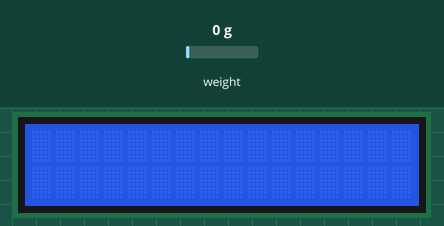
Simulated run of this program. Board: ESP8266 (NodeMCU). Parts: 16×2 character LCD. Inputs (shaded band) come from the test bench; at power-on: weight on the scale 0 g. WiFi joins after 1.5 s; servers stay silent unless stated; no MQTT or app messages arrive unless stated; what the program prints to the serial monitor is not drawn.

Above: at 2.2 s.
2.3 s: weight on the scale set to 2 g
At 7.3 s:
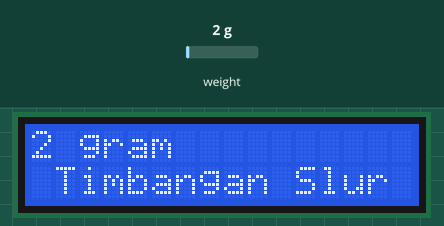
8.0 s: weight on the scale set to 100 g
At 14.2 s:
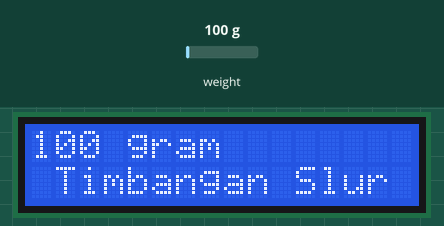
14.5 s: weight on the scale set to 1250 g
At 20.7 s:
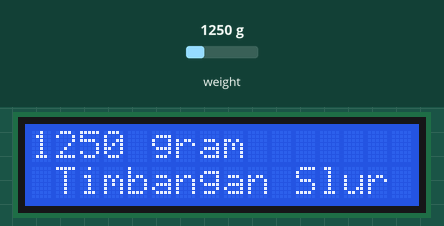
Timing chart, 0 to 22.2 s (numbered marks = the images above; inputs shaded):
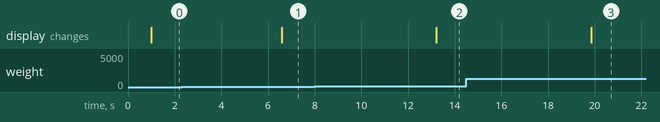

Measured:
- the behaviour switches between 0 and 1 g on weight on the scale (found by bisection; images 0 and 1)
- after the input at 2.3 s, the display: changes after 4.3 s (image 1)
- after the input at 8.0 s, the display: changes after 5.2 s (image 2)
- after the input at 14.5 s, the display: changes after 5.3 s (image 3)

The program:

main.cpp
```cpp
#include <ESP8266WiFi.h>
#include <Ticker.h>
#include <AsyncMqttClient.h>
#include "HX711.h"
#include <LiquidCrystal_I2C.h>
LiquidCrystal_I2C lcd(0x27, 16, 2);

#define WIFI_SSID "MUSRAM"
#define WIFI_PASSWORD "musram1234"

// #define MQTT_HOST "ec2-54-147-187-160.compute-1.amazonaws.com"
#define MQTT_HOST "broker.emqx.io"
#define MQTT_PORT 1883

#define CAL_FACTOR 440.00

#define DOUT D5
#define CLK D6

//notifications LEDs
#define _CON_DELAY 5000
#define _THRESHOLD_WEIGHT 0
#define _DETECTION_DELAY 2000

AsyncMqttClient mqttClient;
Ticker mqttReconnectTimer;

WiFiEventHandler wifiConnectHandler;
WiFiEventHandler wifiDisconnectHandler;

Ticker wifiReconnectTimer;

HX711 scale(DOUT, CLK);

int detection_time = 0;
double lastWeight;
double tempgram;
char publishValue[10];

double measured_weight;
boolean break_weight_loop = true;

IPAddress ip(192, 168, 0, 113);
IPAddress gateway_dns(192, 168, 0, 1);

void connectToWifi()
{
  Serial.println("Connecting to Wi-Fi...");
  WiFi.config(ip, gateway_dns, gateway_dns);
  WiFi.begin(WIFI_SSID, WIFI_PASSWORD);
}

void onWifiDisconnect(const WiFiEventStationModeDisconnected &event)
{
  Serial.println("Disconnected from Wi-Fi.");
  mqttReconnectTimer.detach();
  wifiReconnectTimer.once(2, connectToWifi);
}

void connectToMqtt()
{
  Serial.println("Connecting to MQTT...");
  mqttClient.connect();
}
void onWifiConnect(const WiFiEventStationModeGotIP &event)
{
  Serial.println("Connected to Wi-Fi.");
  connectToMqtt();
}
void onMqttConnect(bool sessionPresent)
{
  Serial.println("Connected to MQTT.");
  Serial.print("Session present: ");
  Serial.println(sessionPresent);
}

void onMqttDisconnect(AsyncMqttClientDisconnectReason reason)
{
  Serial.println("Disconnected from MQTT.");

  if (WiFi.isConnected())
  {
    mqttReconnectTimer.once(2, connectToMqtt);
  }
}

void setup()
{
  scale.set_scale(CAL_FACTOR);
  scale.tare();
  scale.power_down();
  Serial.begin(115200);
  Serial.println();
  Serial.println();
  lcd.begin();
  wifiConnectHandler = WiFi.onStationModeGotIP(onWifiConnect);
  wifiDisconnectHandler = WiFi.onStationModeDisconnected(onWifiDisconnect);

  mqttClient.onConnect(onMqttConnect);
  mqttClient.onDisconnect(onMqttDisconnect);
  mqttClient.setServer(MQTT_HOST, MQTT_PORT);
  connectToWifi();
}

void loop()
{
  scale.power_up();
  measured_weight = scale.get_units(10);
  if (measured_weight > _THRESHOLD_WEIGHT && ((millis() - detection_time) > _CON_DELAY))
  {
    break_weight_loop = true;
    if (measured_weight != tempgram)
    {
      lcd.clear();
    }

      int GRAM = measured_weight;
      lcd.setCursor(0, 0);
      lcd.print(String(GRAM) + String(" gram"));
      lcd.setCursor(0, 1);
      lcd.print(" Timbangan Slur ");
      Serial.println("Weight detected.");
      tempgram = measured_weight;

    detection_time = millis();
    while (break_weight_loop)
    {
      delay(40);
      lastWeight = scale.get_units();

      if (lastWeight < _THRESHOLD_WEIGHT)
      {
        break_weight_loop = false;
      }
      else
        measured_weight = lastWeight;
      if (((millis() - detection_time) > _DETECTION_DELAY))
      {
        break_weight_loop = false;
        sprintf(publishValue, "%.1f", measured_weight);
        yield();
        mqttClient.publish("uas/weight", 2, true, publishValue);
      }
    }
  }
  scale.power_down();
  delay(1000);
  if (((millis() - detection_time) > _CON_DELAY))
  {
    delay(500);
  }
}
```
